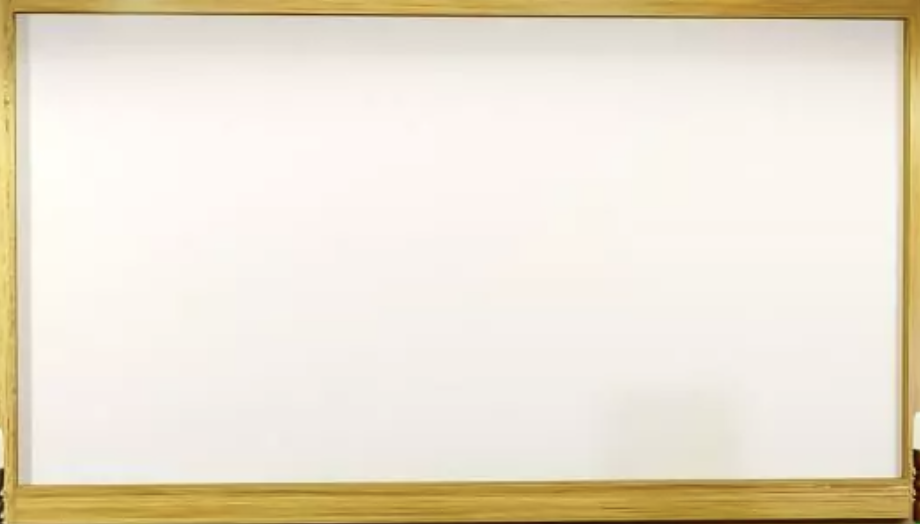
#> input picture data/color/whiteboard.png, 920 x 524 px
$ python step6_draw.py
#> lines starting #> are read from the running program, lines starting #| are printed output that depends on the picture
import cv2
import os
import numpy as np

img = cv2.imread(os.path.join('..', 'data', 'color', 'whiteboard.png'))
#> img is the input picture: shape (524, 920, 3); mean B, G, R 209.7, 226.5, 235.4

print("original image shape: ", img.shape)
#| original image shape:  (524, 920, 3)

## add line
cv2.line(img, (100, 150), (250, 350), (255, 0, 0), 5) # (100, 150) is the starting point, (250, 350) is the ending point, (255, 0, 0) is the color, 5 is the thickness

## add rectangle
cv2.rectangle(img, (300, 200), (450, 400), (0, 255, 0), 3) # (300, 200) is the top-left corner, (450, 400) is the bottom-right corner, (0, 255, 0) is the color, 3 is the thickness

## add circle
cv2.circle(img, (500, 300), 50, (0, 0, 255), -1) # (500, 300) is the center, 50 is the radius, (0, 0, 255) is the color, -1 is the thickness, which means fill the circle

## add text
font = cv2.FONT_HERSHEY_SIMPLEX
cv2.putText(img, 'Hello World', (10, 500), font, 4, (0, 0, 0), 2, cv2.LINE_AA) # 'Hello World' is the text, (10, 500) is the bottom-left corner, font is the font style, 4 is the font scale, (0,0,0) is the color, 2 is the thickness, cv2.LINE_AA is the line type
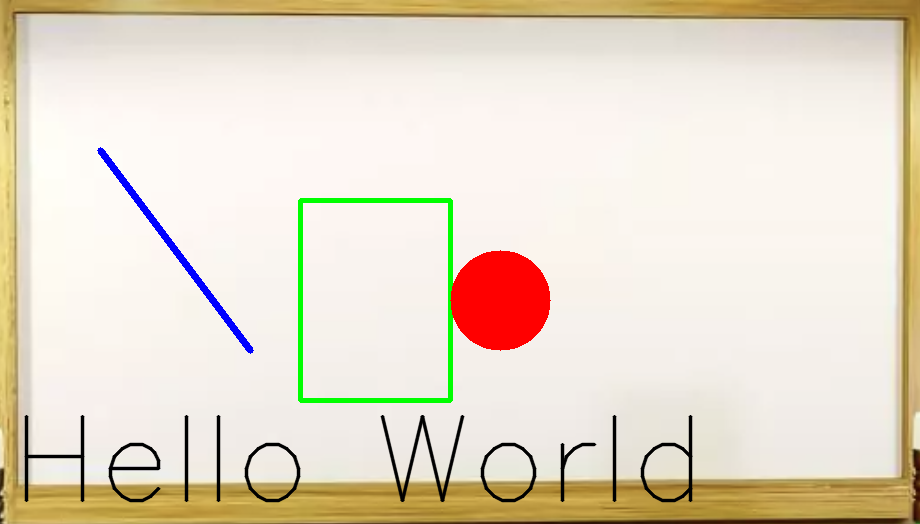
#> img: shape (524, 920, 3); mean B, G, R 202.1, 219.3, 230.2

cv2.imshow('Original Image', img)
cv2.waitKey(0)
cv2.destroyAllWindows()
